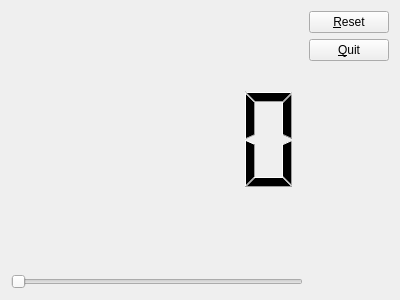
<?xml version="1.0" encoding="UTF-8"?>
<ui version="4.0">
 <class>MyForm</class>
 <widget class="QWidget" name="MyForm">
  <property name="geometry">
   <rect>
    <x>0</x>
    <y>0</y>
    <width>400</width>
    <height>300</height>
   </rect>
  </property>
  <property name="windowTitle">
   <string>Form</string>
  </property>
  <layout class="QGridLayout" name="gridLayout">
   <item row="0" column="0">
    <layout class="QVBoxLayout" name="verticalLayout">
     <item>
      <widget class="QLCDNumber" name="lcdNumber">
       <property name="frameShape">
        <enum>QFrame::NoFrame</enum>
       </property>
      </widget>
     </item>
     <item>
      <widget class="QSlider" name="horizontalSlider">
       <property name="maximum">
        <number>100</number>
       </property>
       <property name="orientation">
        <enum>Qt::Horizontal</enum>
       </property>
      </widget>
     </item>
    </layout>
   </item>
   <item row="0" column="1">
    <layout class="QVBoxLayout" name="verticalLayout_2">
     <item>
      <widget class="QPushButton" name="pushButton">
       <property name="text">
        <string>&amp;Reset</string>
       </property>
      </widget>
     </item>
     <item>
      <widget class="QPushButton" name="pushButton_2">
       <property name="text">
        <string>&amp;Quit</string>
       </property>
      </widget>
     </item>
     <item>
      <spacer name="verticalSpacer">
       <property name="orientation">
        <enum>Qt::Vertical</enum>
       </property>
       <property name="sizeHint" stdset="0">
        <size>
         <width>20</width>
         <height>40</height>
        </size>
       </property>
      </spacer>
     </item>
    </layout>
   </item>
  </layout>
 </widget>
 <resources/>
 <connections>
  <connection>
   <sender>pushButton_2</sender>
   <signal>clicked()</signal>
   <receiver>MyForm</receiver>
   <slot>close()</slot>
   <hints>
    <hint type="sourcelabel">
     <x>359</x>
     <y>48</y>
    </hint>
    <hint type="destinationlabel">
     <x>396</x>
     <y>229</y>
    </hint>
   </hints>
  </connection>
  <connection>
   <sender>horizontalSlider</sender>
   <signal>valueChanged(int)</signal>
   <receiver>lcdNumber</receiver>
   <slot>display(int)</slot>
   <hints>
    <hint type="sourcelabel">
     <x>113</x>
     <y>281</y>
    </hint>
    <hint type="destinationlabel">
     <x>113</x>
     <y>233</y>
    </hint>
   </hints>
  </connection>
 </connections>
</ui>
